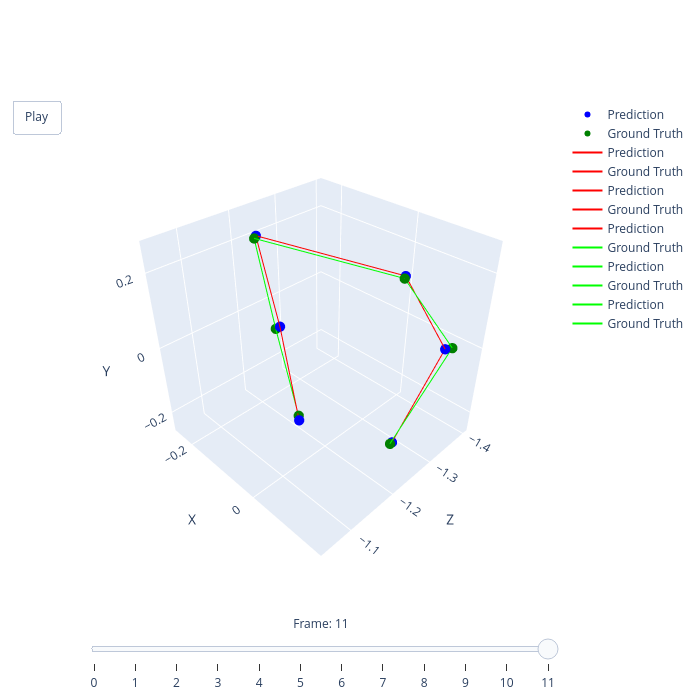

The notebook cell this image was saved under:
### Code cell
import numpy as np
import plotly.graph_objects as go
from ipywidgets import interactive, IntSlider
from IPython.display import display

updated_connections = [
    (0, 1), (1, 2),  # Right arm
    (3, 4), (4, 5),  # Left arm
    (2, 3),  # Connection between arms
]

def update_plot(pred):
    # First dataset processing
    data = hf.reverse_normalization(predicted_positions[pred], medians_pos, iqrs_pos)
    #data = predicted_positions[pred]


    if len(data.shape) == 1:
        print("Data is a scalar or has unexpected shape.")
        return np.zeros((1, 3)), [], np.zeros((1, 3)), []
    else:
        valid_keypoints = ~np.isnan(data[:, :3]).any(axis=1)
        filtered_data = data[valid_keypoints]

        # Create mapping from old indices to new indices after NaN removal
        index_mapping = {old_index: new_index for new_index, old_index in enumerate(np.where(valid_keypoints)[0])}
        # Create new connections for the first dataset
        new_connections = [(index_mapping[start], index_mapping[end])
                           for start, end in updated_connections
                           if start in index_mapping and end in index_mapping]

    # Second dataset processing
    data_y = hf.reverse_normalization(combined_Y_pos[batchnum][pred], medians_pos, iqrs_pos)
    #data_y = combined_Y_pos[batchnum][pred]


    if len(data_y.shape) == 1:
        print("Data_y is a scalar or has unexpected shape.")
        return np.zeros((1, 3)), [], np.zeros((1, 3)), []
    else:
        valid_keypoints_y = ~np.isnan(data_y[:, :3]).any(axis=1)
        filtered_data_y = data_y[valid_keypoints_y]

        # Create mapping from old indices to new indices for the second dataset
        index_mapping_y = {old_index: new_index for new_index, old_index in enumerate(np.where(valid_keypoints_y)[0])}
        # Create new connections for the second dataset
        new_connections_y = [(index_mapping_y[start], index_mapping_y[end])
                             for start, end in updated_connections
                             if start in index_mapping_y and end in index_mapping_y]

    return filtered_data, new_connections, filtered_data_y, new_connections_y

# Calculate overall axis limits
# all_data = np.vstack([hf.reverse_normalization(pos, medians_pos, iqrs_pos) for pos in predicted_positions] +
#                      [hf.reverse_normalization(combined_Y_pos[batchnum][i], medians_pos, iqrs_pos) for i in range(len(predicted_positions))])

all_data = np.vstack([hf.reverse_normalization(pos, medians_pos, iqrs_pos) for pos in predicted_positions] +
                     [hf.reverse_normalization(combined_Y_pos[batchnum][i], medians_pos, iqrs_pos) for i in range(len(predicted_positions))])

# Ensure all_data is 3D
if all_data.ndim < 3:
    print(f"Warning: all_data has unexpected shape: {all_data.shape}")
    all_data = all_data.reshape(-1, 1, 3)  # Reshape to 3D

# Calculate min and max values for each axis
x_min, y_min, z_min = np.nanmin(all_data, axis=(0, 1))
x_max, y_max, z_max = np.nanmax(all_data, axis=(0, 1))

# Check if any of the values are NaN and replace with default values if necessary
if np.isnan(x_min) or np.isnan(x_max):
    print("Warning: X-axis limits contain NaN. Using default values.")
    x_min, x_max = -1, 1
if np.isnan(y_min) or np.isnan(y_max):
    print("Warning: Y-axis limits contain NaN. Using default values.")
    y_min, y_max = -1, 1
if np.isnan(z_min) or np.isnan(z_max):
    print("Warning: Z-axis limits contain NaN. Using default values.")
    z_min, z_max = -1, 1

# Add padding
padding = 0.1
x_range = x_max - x_min
y_range = y_max - y_min
z_range = z_max - z_min
x_min -= x_range * padding
x_max += x_range * padding
y_min -= y_range * padding
y_max += y_range * padding
z_min -= z_range * padding
z_max += z_range * padding

# Initialize the plot
fig = go.Figure()

# Add initial traces (these will be updated later)
scatter = fig.add_trace(go.Scatter3d(x=[0], y=[0], z=[0], mode='markers', marker=dict(size=6, color='blue'), name='Prediction'))
scatter_y = fig.add_trace(go.Scatter3d(x=[0], y=[0], z=[0], mode='markers', marker=dict(size=6, color='green'), name='Ground Truth'))

for _ in range(len(updated_connections)):
    fig.add_trace(go.Scatter3d(x=[0, 0], y=[0, 0], z=[0, 0], mode='lines', line=dict(color='red', width=2), name='Prediction'))
    fig.add_trace(go.Scatter3d(x=[0, 0], y=[0, 0], z=[0, 0], mode='lines', line=dict(color='lime', width=2), name='Ground Truth'))

# Set layout
fig.update_layout(
    scene=dict(
        xaxis=dict(title='X', range=[x_min, x_max], autorange=False),
        yaxis=dict(title='Y', range=[y_min, y_max], autorange=False),
        zaxis=dict(title='Z', range=[z_min, z_max], autorange=False),
        aspectmode='cube',
        camera=dict(
            eye=dict(x=1.5, y=1.5, z=1.5),  # Adjust camera position
                up=dict(x=0, y=1, z=0)  # Set up direction to positive z-axis
        )
    ),
    updatemenus=[dict(
        type='buttons',
        showactive=False,
        buttons=[dict(label='Play',
                      method='animate',
                      args=[None, dict(frame=dict(duration=500, redraw=True), fromcurrent=True, mode='immediate')])]
    )],
    height=700,
    width=700
)

# Create frames for animation
frames = []
for pred in range(len(predicted_positions)):
    filtered_data, new_connections, filtered_data_y, new_connections_y = update_plot(pred)
    
    frame = go.Frame(
        data=[
            go.Scatter3d(x=filtered_data[:, 0], y=filtered_data[:, 1], z=filtered_data[:, 2], mode='markers', marker=dict(size=6, color='blue')),
            go.Scatter3d(x=filtered_data_y[:, 0], y=filtered_data_y[:, 1], z=filtered_data_y[:, 2], mode='markers', marker=dict(size=6, color='green'))
        ] +
        [go.Scatter3d(x=[filtered_data[start, 0], filtered_data[end, 0]], 
                      y=[filtered_data[start, 1], filtered_data[end, 1]], 
                      z=[filtered_data[start, 2], filtered_data[end, 2]], 
                      mode='lines', line=dict(color='red', width=2))
         for start, end in new_connections] +
        [go.Scatter3d(x=[filtered_data_y[start, 0], filtered_data_y[end, 0]], 
                      y=[filtered_data_y[start, 1], filtered_data_y[end, 1]], 
                      z=[filtered_data_y[start, 2], filtered_data_y[end, 2]], 
                      mode='lines', line=dict(color='lime', width=2))
         for start, end in new_connections_y],
        name=str(pred)
    )
    frames.append(frame)

fig.frames = frames

# Add slider
sliders = [dict(
    steps=[dict(method='animate',
                args=[[str(i)], dict(mode='immediate', frame=dict(duration=500, redraw=True), transition=dict(duration=0))],
                label=str(i)) for i in range(len(predicted_positions))],
    transition=dict(duration=0),
    x=0,
    y=0, 
    currentvalue=dict(font=dict(size=12), prefix='Frame: ', visible=True, xanchor='center'),
    len=1.0
)]

fig.update_layout(sliders=sliders)

# Show the figure
fig.show()

### Figure 1 — Plotly figure (JSON) as saved in the notebook; plotly's stock layout.template omitted (floating-point values rounded to 4 significant figures)
{"data": [{"marker": {"color": "blue", "size": 6}, "mode": "markers", "name": "Prediction", "type": "scatter3d", "x": [0.03392, -0.1765, -0.2182, 0.09893, 0.1356, 0.1216], "y": [-0.068, -0.02358, 0.2178, 0.2289, 0.006243, -0.2014], "z": [-1.114, -1.236, -1.223, -1.278, -1.362, -1.256]}, {"marker": {"color": "green", "size": 6}, "mode": "markers", "name": "Ground Truth", "type": "scatter3d", "x": [0.02355, -0.1841, -0.2167, 0.1028, 0.1433, 0.1248], "y": [-0.06928, -0.03126, 0.2139, 0.2285, 0.00638, -0.1949], "z": [-1.121, -1.231, -1.218, -1.271, -1.373, -1.247]}, {"line": {"color": "red", "width": 2}, "mode": "lines", "name": "Prediction", "type": "scatter3d", "x": [0.03392, -0.1765], "y": [-0.068, -0.02358], "z": [-1.114, -1.236]}, {"line": {"color": "red", "width": 2}, "mode": "lines", "name": "Ground Truth", "type": "scatter3d", "x": [-0.1765, -0.2182], "y": [-0.02358, 0.2178], "z": [-1.236, -1.223]}, {"line": {"color": "red", "width": 2}, "mode": "lines", "name": "Prediction", "type": "scatter3d", "x": [0.09893, 0.1356], "y": [0.2289, 0.006243], "z": [-1.278, -1.362]}, {"line": {"color": "red", "width": 2}, "mode": "lines", "name": "Ground Truth", "type": "scatter3d", "x": [0.1356, 0.1216], "y": [0.006243, -0.2014], "z": [-1.362, -1.256]}, {"line": {"color": "red", "width": 2}, "mode": "lines", "name": "Prediction", "type": "scatter3d", "x": [-0.2182, 0.09893], "y": [0.2178, 0.2289], "z": [-1.223, -1.278]}, {"line": {"color": "lime", "width": 2}, "mode": "lines", "name": "Ground Truth", "type": "scatter3d", "x": [0.02355, -0.1841], "y": [-0.06928, -0.03126], "z": [-1.121, -1.231]}, {"line": {"color": "lime", "width": 2}, "mode": "lines", "name": "Prediction", "type": "scatter3d", "x": [-0.1841, -0.2167], "y": [-0.03126, 0.2139], "z": [-1.231, -1.218]}, {"line": {"color": "lime", "width": 2}, "mode": "lines", "name": "Ground Truth", "type": "scatter3d", "x": [0.1028, 0.1433], "y": [0.2285, 0.00638], "z": [-1.271, -1.373]}, {"line": {"color": "lime", "width": 2}, "mode": "lines", "name": "Prediction", "type": "scatter3d", "x": [0.1433, 0.1248], "y": [0.00638, -0.1949], "z": [-1.373, -1.247]}, {"line": {"color": "lime", "width": 2}, "mode": "lines", "name": "Ground Truth", "type": "scatter3d", "x": [-0.2167, 0.1028], "y": [0.2139, 0.2285], "z": [-1.218, -1.271]}], "layout": {"height": 700, "scene": {"aspectmode": "cube", "aspectratio": {"x": 1, "y": 1, "z": 1}, "camera": {"eye": {"x": 1.5, "y": 1.5, "z": 1.5}, "up": {"x": 0, "y": 1, "z": 0}}, "xaxis": {"autorange": false, "range": [-0.2614, 0.1813], "title": {"text": "X"}, "type": "linear"}, "yaxis": {"autorange": false, "range": [-0.2622, 0.276], "title": {"text": "Y"}, "type": "linear"}, "zaxis": {"autorange": false, "range": [-1.412, -1.036], "title": {"text": "Z"}, "type": "linear"}}, "sliders": [{"active": 11, "currentvalue": {"font": {"size": 12}, "prefix": "Frame: ", "visible": true, "xanchor": "center"}, "len": 1, "steps": [{"args": [["0"], {"frame": {"duration": 500, "redraw": true}, "mode": "immediate", "transition": {"duration": 0}}], "label": "0", "method": "animate"}, {"args": [["1"], {"frame": {"duration": 500, "redraw": true}, "mode": "immediate", "transition": {"duration": 0}}], "label": "1", "method": "animate"}, {"args": [["2"], {"frame": {"duration": 500, "redraw": true}, "mode": "immediate", "transition": {"duration": 0}}], "label": "2", "method": "animate"}, {"args": [["3"], {"frame": {"duration": 500, "redraw": true}, "mode": "immediate", "transition": {"duration": 0}}], "label": "3", "method": "animate"}, {"args": [["4"], {"frame": {"duration": 500, "redraw": true}, "mode": "immediate", "transition": {"duration": 0}}], "label": "4", "method": "animate"}, {"args": [["5"], {"frame": {"duration": 500, "redraw": true}, "mode": "immediate", "transition": {"duration": 0}}], "label": "5", "method": "animate"}, {"args": [["6"], {"frame": {"duration": 500, "redraw": true}, "mode": "immediate", "transition": {"duration": 0}}], "label": "6", "method": "animate"}, {"args": [["7"], {"frame": {"duration": 500, "redraw": true}, "mode": "immediate", "transition": {"duration": 0}}], "label": "7", "method": "animate"}, {"args": [["8"], {"frame": {"duration": 500, "redraw": true}, "mode": "immediate", "transition": {"duration": 0}}], "label": "8", "method": "animate"}, {"args": [["9"], {"frame": {"duration": 500, "redraw": true}, "mode": "immediate", "transition": {"duration": 0}}], "label": "9", "method": "animate"}, {"args": [["10"], {"frame": {"duration": 500, "redraw": true}, "mode": "immediate", "transition": {"duration": 0}}], "label": "10", "method": "animate"}, {"args": [["11"], {"frame": {"duration": 500, "redraw": true}, "mode": "immediate", "transition": {"duration": 0}}], "label": "11", "method": "animate"}], "transition": {"duration": 0}, "x": 0, "y": 0}], "updatemenus": [{"buttons": [{"args": [null, {"frame": {"duration": 500, "redraw": true}, "fromcurrent": true, "mode": "immediate"}], "label": "Play", "method": "animate"}], "showactive": false, "type": "buttons"}], "width": 700}}
